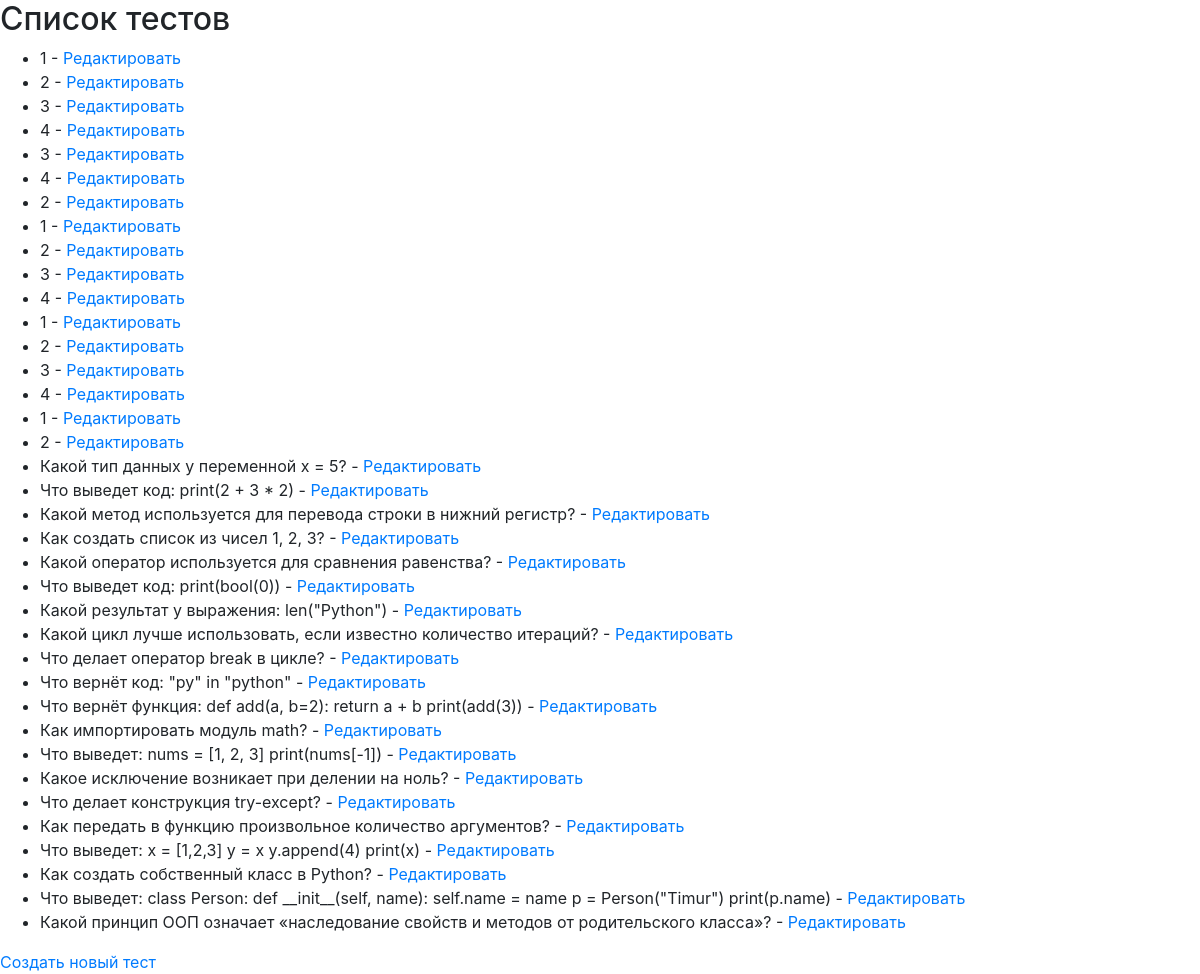
Screenshot of /quizzes/ (signed in) with the database file from the repository.
### courses/models.py (models this page shows, shortened)
class Question(models.Model):
    quiz = models.ForeignKey(Quiz, related_name='questions', on_delete=models.CASCADE)
    text = models.CharField(max_length=255)

### courses/views.py (the view)
# urls.py: path('quizzes/', views.quiz_list, name='quiz_list'),
@login_required
def quiz_list(request):
    quizzes = Question.objects.all()
    return render(request, 'courses/quiz_list.html', {'quizzes': quizzes})

### courses/templates/courses/quiz_list.html
{% load static %}
<link rel="stylesheet" href="https://stackpath.bootstrapcdn.com/bootstrap/4.5.2/css/bootstrap.min.css">
<link rel="stylesheet" href="{% static 'styles.css' %}">
<h2>Список тестов</h2>
<ul>
    {% for quiz in quizzes %}
    <li>{{ quiz.text }} - <a href="{% url 'edit_quiz' quiz.pk %}">Редактировать</a></li>
    {% endfor %}
</ul>
<a href="{% url 'create_quiz' %}">Создать новый тест</a>

### rows the page displays
Question: text "1"
Question: text "2"
Question: text "3"
Question: text "4"
Question: text "3"
Question: text "4"
Question: text "2"
Question: text "1"
Question: text "2"
Question: text "3"
Question: text "4"
Question: text "1"
Question: text "2"
Question: text "3"
Question: text "4"
Question: text "1"
Question: text "2"
Question: text "Какой тип данных у переменной x = 5?"
Question: text "Что выведет код: print(2 + 3 * 2)"
Question: text "Какой метод используется для перевода строки в нижний регистр?"
Question: text "Как создать список из чисел 1, 2, 3?"
Question: text "Какой оператор используется для сравнения равенства?"
Question: text "Что выведет код: print(bool(0))"
Question: text "Какой результат у выражения: len(\"Python\")"
Question: text "Какой цикл лучше использовать, если известно количество итераций?"
Question: text "Что делает оператор break в цикле?"
Question: text "Что вернёт код: \"py\" in \"python\""
Question: text "Что вернёт функция: def add(a, b=2): return a + b print(add(3))"
Question: text "Как импортировать модуль math?"
Question: text "Что выведет: nums = [1, 2, 3] print(nums[-1])"
Question: text "Какое исключение возникает при делении на ноль?"
Question: text "Что делает конструкция try-except?"
Question: text "Как передать в функцию произвольное количество аргументов?"
Question: text "Что выведет: x = [1,2,3] y = x y.append(4) print(x)"
Question: text "Как создать собственный класс в Python?"
Question: text "Что выведет: class Person: def __init__(self, name): self.name = name p = Person(\"Timur\") print(p.name)"
Question: text "Какой принцип ООП означает «наследование свойств и методов от родительского класса»?"
